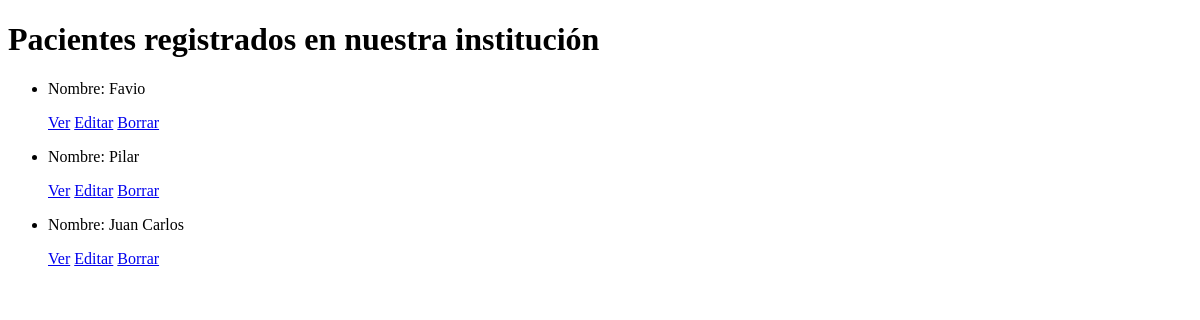
The page /App1/pacientes/list on the database as committed earlier.
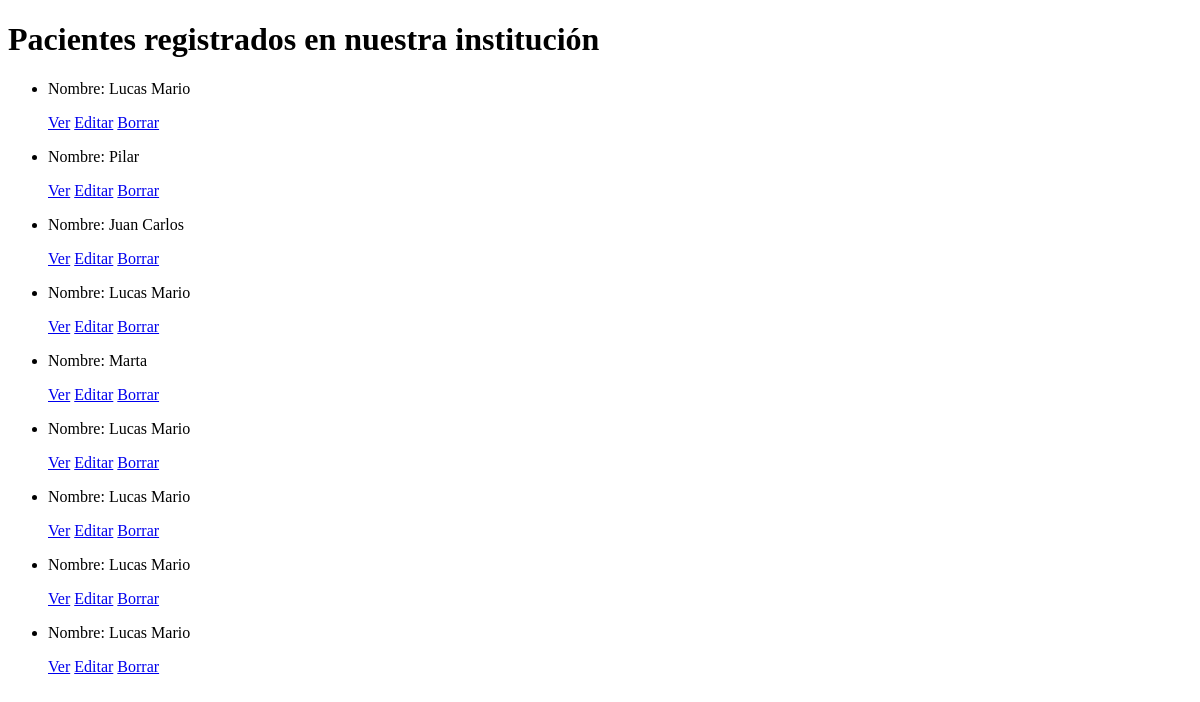
The same page on the database as committed later.
### App1/models.py (models this page shows, shortened)
class Pacientes(models.Model):
    nombre= models.CharField(max_length=30)
    apellido= models.CharField(max_length=30)
    dni= models.IntegerField()

### App1/views.py (the view)
# urls.py: path('pacientes/list',views.PacientesList.as_view(),name='List'),
class PacientesList(ListView):
    model =Pacientes
    template_name='/App1/pacientes_list.html'

### App1/templates/App1/pacientes_list.html (shortened to what this page needs)
<!DOCTYPE html>
<html lang="en">
<head>
</head>
<body>
    <h1>Pacientes registrados en nuestra institución</h1>
    <ul>
        {% for pacientes in object_list %}
            <li>
                <p>Nombre: {{ pacientes.nombre }}</p>
                <p>
                    <a href="{% url 'Detail' pacientes.id %}">Ver</a>
                    <a href="{% url 'Edit' pacientes.id %}">Editar</a>
                    <a href="{% url 'Delete' pacientes.id %}">Borrar</a>
                </p>
            </li>
        {% endfor %}
    </ul>
</body>
</html>

Rows that differ between the two databases and show on the page:
removed Pacientes: nombre "Favio"
added Pacientes: nombre "Lucas Mario"
added Pacientes: nombre "Lucas Mario"
added Pacientes: nombre "Marta"
added Pacientes: nombre "Lucas Mario"
added Pacientes: nombre "Lucas Mario"
added Pacientes: nombre "Lucas Mario"
added Pacientes: nombre "Lucas Mario"
